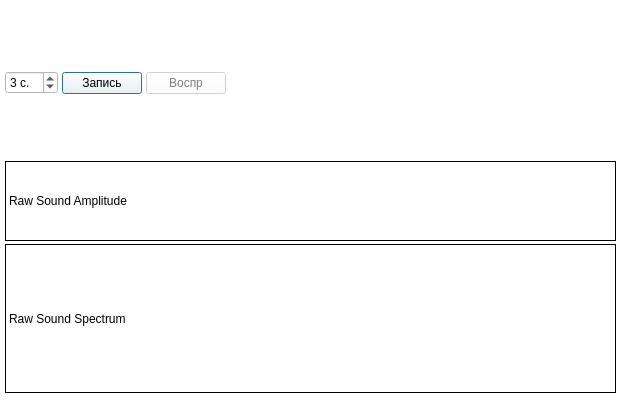
<?xml version="1.0" encoding="UTF-8"?>
<ui version="4.0">
 <class>MainWindow</class>
 <widget class="QMainWindow" name="MainWindow">
  <property name="geometry">
   <rect>
    <x>0</x>
    <y>0</y>
    <width>625</width>
    <height>402</height>
   </rect>
  </property>
  <property name="sizePolicy">
   <sizepolicy hsizetype="Preferred" vsizetype="Preferred">
    <horstretch>0</horstretch>
    <verstretch>0</verstretch>
   </sizepolicy>
  </property>
  <property name="windowTitle">
   <string>Фонема</string>
  </property>
  <property name="autoFillBackground">
   <bool>false</bool>
  </property>
  <widget class="QWidget" name="centralWidget">
   <property name="palette">
    <palette>
     <active>
      <colorrole role="WindowText">
       <brush brushstyle="SolidPattern">
        <color alpha="255">
         <red>0</red>
         <green>0</green>
         <blue>0</blue>
        </color>
       </brush>
      </colorrole>
      <colorrole role="Button">
       <brush brushstyle="SolidPattern">
        <color alpha="255">
         <red>255</red>
         <green>255</green>
         <blue>255</blue>
        </color>
       </brush>
      </colorrole>
      <colorrole role="Light">
       <brush brushstyle="SolidPattern">
        <color alpha="255">
         <red>255</red>
         <green>255</green>
         <blue>255</blue>
        </color>
       </brush>
      </colorrole>
      <colorrole role="Midlight">
       <brush brushstyle="SolidPattern">
        <color alpha="255">
         <red>255</red>
         <green>255</green>
         <blue>255</blue>
        </color>
       </brush>
      </colorrole>
      <colorrole role="Dark">
       <brush brushstyle="SolidPattern">
        <color alpha="255">
         <red>127</red>
         <green>127</green>
         <blue>127</blue>
        </color>
       </brush>
      </colorrole>
      <colorrole role="Mid">
       <brush brushstyle="SolidPattern">
        <color alpha="255">
         <red>170</red>
         <green>170</green>
         <blue>170</blue>
        </color>
       </brush>
      </colorrole>
      <colorrole role="Text">
       <brush brushstyle="SolidPattern">
        <color alpha="255">
         <red>0</red>
         <green>0</green>
         <blue>0</blue>
        </color>
       </brush>
      </colorrole>
      <colorrole role="BrightText">
       <brush brushstyle="SolidPattern">
        <color alpha="255">
         <red>255</red>
         <green>255</green>
         <blue>255</blue>
        </color>
       </brush>
      </colorrole>
      <colorrole role="ButtonText">
       <brush brushstyle="SolidPattern">
        <color alpha="255">
         <red>0</red>
         <green>0</green>
         <blue>0</blue>
        </color>
       </brush>
      </colorrole>
      <colorrole role="Base">
       <brush brushstyle="SolidPattern">
        <color alpha="255">
         <red>255</red>
         <green>255</green>
         <blue>255</blue>
        </color>
       </brush>
      </colorrole>
      <colorrole role="Window">
       <brush brushstyle="SolidPattern">
        <color alpha="255">
         <red>255</red>
         <green>255</green>
         <blue>255</blue>
        </color>
       </brush>
      </colorrole>
      <colorrole role="Shadow">
       <brush brushstyle="SolidPattern">
        <color alpha="255">
         <red>0</red>
         <green>0</green>
         <blue>0</blue>
        </color>
       </brush>
      </colorrole>
      <colorrole role="AlternateBase">
       <brush brushstyle="SolidPattern">
        <color alpha="255">
         <red>255</red>
         <green>255</green>
         <blue>255</blue>
        </color>
       </brush>
      </colorrole>
      <colorrole role="ToolTipBase">
       <brush brushstyle="SolidPattern">
        <color alpha="255">
         <red>255</red>
         <green>255</green>
         <blue>220</blue>
        </color>
       </brush>
      </colorrole>
      <colorrole role="ToolTipText">
       <brush brushstyle="SolidPattern">
        <color alpha="255">
         <red>0</red>
         <green>0</green>
         <blue>0</blue>
        </color>
       </brush>
      </colorrole>
     </active>
     <inactive>
      <colorrole role="WindowText">
       <brush brushstyle="SolidPattern">
        <color alpha="255">
         <red>0</red>
         <green>0</green>
         <blue>0</blue>
        </color>
       </brush>
      </colorrole>
      <colorrole role="Button">
       <brush brushstyle="SolidPattern">
        <color alpha="255">
         <red>255</red>
         <green>255</green>
         <blue>255</blue>
        </color>
       </brush>
      </colorrole>
      <colorrole role="Light">
       <brush brushstyle="SolidPattern">
        <color alpha="255">
         <red>255</red>
         <green>255</green>
         <blue>255</blue>
        </color>
       </brush>
      </colorrole>
      <colorrole role="Midlight">
       <brush brushstyle="SolidPattern">
        <color alpha="255">
         <red>255</red>
         <green>255</green>
         <blue>255</blue>
        </color>
       </brush>
      </colorrole>
      <colorrole role="Dark">
       <brush brushstyle="SolidPattern">
        <color alpha="255">
         <red>127</red>
         <green>127</green>
         <blue>127</blue>
        </color>
       </brush>
      </colorrole>
      <colorrole role="Mid">
       <brush brushstyle="SolidPattern">
        <color alpha="255">
         <red>170</red>
         <green>170</green>
         <blue>170</blue>
        </color>
       </brush>
      </colorrole>
      <colorrole role="Text">
       <brush brushstyle="SolidPattern">
        <color alpha="255">
         <red>0</red>
         <green>0</green>
         <blue>0</blue>
        </color>
       </brush>
      </colorrole>
      <colorrole role="BrightText">
       <brush brushstyle="SolidPattern">
        <color alpha="255">
         <red>255</red>
         <green>255</green>
         <blue>255</blue>
        </color>
       </brush>
      </colorrole>
      <colorrole role="ButtonText">
       <brush brushstyle="SolidPattern">
        <color alpha="255">
         <red>0</red>
         <green>0</green>
         <blue>0</blue>
        </color>
       </brush>
      </colorrole>
      <colorrole role="Base">
       <brush brushstyle="SolidPattern">
        <color alpha="255">
         <red>255</red>
         <green>255</green>
         <blue>255</blue>
        </color>
       </brush>
      </colorrole>
      <colorrole role="Window">
       <brush brushstyle="SolidPattern">
        <color alpha="255">
         <red>255</red>
         <green>255</green>
         <blue>255</blue>
        </color>
       </brush>
      </colorrole>
      <colorrole role="Shadow">
       <brush brushstyle="SolidPattern">
        <color alpha="255">
         <red>0</red>
         <green>0</green>
         <blue>0</blue>
        </color>
       </brush>
      </colorrole>
      <colorrole role="AlternateBase">
       <brush brushstyle="SolidPattern">
        <color alpha="255">
         <red>255</red>
         <green>255</green>
         <blue>255</blue>
        </color>
       </brush>
      </colorrole>
      <colorrole role="ToolTipBase">
       <brush brushstyle="SolidPattern">
        <color alpha="255">
         <red>255</red>
         <green>255</green>
         <blue>220</blue>
        </color>
       </brush>
      </colorrole>
      <colorrole role="ToolTipText">
       <brush brushstyle="SolidPattern">
        <color alpha="255">
         <red>0</red>
         <green>0</green>
         <blue>0</blue>
        </color>
       </brush>
      </colorrole>
     </inactive>
     <disabled>
      <colorrole role="WindowText">
       <brush brushstyle="SolidPattern">
        <color alpha="255">
         <red>127</red>
         <green>127</green>
         <blue>127</blue>
        </color>
       </brush>
      </colorrole>
      <colorrole role="Button">
       <brush brushstyle="SolidPattern">
        <color alpha="255">
         <red>255</red>
         <green>255</green>
         <blue>255</blue>
        </color>
       </brush>
      </colorrole>
      <colorrole role="Light">
       <brush brushstyle="SolidPattern">
        <color alpha="255">
         <red>255</red>
         <green>255</green>
         <blue>255</blue>
        </color>
       </brush>
      </colorrole>
      <colorrole role="Midlight">
       <brush brushstyle="SolidPattern">
        <color alpha="255">
         <red>255</red>
         <green>255</green>
         <blue>255</blue>
        </color>
       </brush>
      </colorrole>
      <colorrole role="Dark">
       <brush brushstyle="SolidPattern">
        <color alpha="255">
         <red>127</red>
         <green>127</green>
         <blue>127</blue>
        </color>
       </brush>
      </colorrole>
      <colorrole role="Mid">
       <brush brushstyle="SolidPattern">
        <color alpha="255">
         <red>170</red>
         <green>170</green>
         <blue>170</blue>
        </color>
       </brush>
      </colorrole>
      <colorrole role="Text">
       <brush brushstyle="SolidPattern">
        <color alpha="255">
         <red>127</red>
         <green>127</green>
         <blue>127</blue>
        </color>
       </brush>
      </colorrole>
      <colorrole role="BrightText">
       <brush brushstyle="SolidPattern">
        <color alpha="255">
         <red>255</red>
         <green>255</green>
         <blue>255</blue>
        </color>
       </brush>
      </colorrole>
      <colorrole role="ButtonText">
       <brush brushstyle="SolidPattern">
        <color alpha="255">
         <red>127</red>
         <green>127</green>
         <blue>127</blue>
        </color>
       </brush>
      </colorrole>
      <colorrole role="Base">
       <brush brushstyle="SolidPattern">
        <color alpha="255">
         <red>255</red>
         <green>255</green>
         <blue>255</blue>
        </color>
       </brush>
      </colorrole>
      <colorrole role="Window">
       <brush brushstyle="SolidPattern">
        <color alpha="255">
         <red>255</red>
         <green>255</green>
         <blue>255</blue>
        </color>
       </brush>
      </colorrole>
      <colorrole role="Shadow">
       <brush brushstyle="SolidPattern">
        <color alpha="255">
         <red>0</red>
         <green>0</green>
         <blue>0</blue>
        </color>
       </brush>
      </colorrole>
      <colorrole role="AlternateBase">
       <brush brushstyle="SolidPattern">
        <color alpha="255">
         <red>255</red>
         <green>255</green>
         <blue>255</blue>
        </color>
       </brush>
      </colorrole>
      <colorrole role="ToolTipBase">
       <brush brushstyle="SolidPattern">
        <color alpha="255">
         <red>255</red>
         <green>255</green>
         <blue>220</blue>
        </color>
       </brush>
      </colorrole>
      <colorrole role="ToolTipText">
       <brush brushstyle="SolidPattern">
        <color alpha="255">
         <red>0</red>
         <green>0</green>
         <blue>0</blue>
        </color>
       </brush>
      </colorrole>
     </disabled>
    </palette>
   </property>
   <property name="autoFillBackground">
    <bool>true</bool>
   </property>
   <widget class="QWidget" name="verticalLayoutWidget">
    <property name="geometry">
     <rect>
      <x>0</x>
      <y>-3</y>
      <width>621</width>
      <height>401</height>
     </rect>
    </property>
    <layout class="QVBoxLayout" name="mainLayout">
     <property name="spacing">
      <number>3</number>
     </property>
     <property name="sizeConstraint">
      <enum>QLayout::SetMaximumSize</enum>
     </property>
     <property name="leftMargin">
      <number>5</number>
     </property>
     <property name="rightMargin">
      <number>5</number>
     </property>
     <property name="bottomMargin">
      <number>5</number>
     </property>
     <item>
      <layout class="QHBoxLayout" name="controlsLayout">
       <property name="spacing">
        <number>4</number>
       </property>
       <property name="sizeConstraint">
        <enum>QLayout::SetMinimumSize</enum>
       </property>
       <item>
        <widget class="QSpinBox" name="boxDuration">
         <property name="sizePolicy">
          <sizepolicy hsizetype="Fixed" vsizetype="Fixed">
           <horstretch>0</horstretch>
           <verstretch>0</verstretch>
          </sizepolicy>
         </property>
         <property name="suffix">
          <string> с.</string>
         </property>
         <property name="minimum">
          <number>1</number>
         </property>
         <property name="maximum">
          <number>60</number>
         </property>
         <property name="value">
          <number>3</number>
         </property>
        </widget>
       </item>
       <item>
        <widget class="QPushButton" name="btnRecord">
         <property name="sizePolicy">
          <sizepolicy hsizetype="Fixed" vsizetype="Fixed">
           <horstretch>0</horstretch>
           <verstretch>0</verstretch>
          </sizepolicy>
         </property>
         <property name="autoFillBackground">
          <bool>false</bool>
         </property>
         <property name="text">
          <string>Запись</string>
         </property>
         <property name="default">
          <bool>true</bool>
         </property>
         <property name="flat">
          <bool>false</bool>
         </property>
        </widget>
       </item>
       <item>
        <widget class="QPushButton" name="btnPlay">
         <property name="enabled">
          <bool>false</bool>
         </property>
         <property name="sizePolicy">
          <sizepolicy hsizetype="Fixed" vsizetype="Fixed">
           <horstretch>0</horstretch>
           <verstretch>0</verstretch>
          </sizepolicy>
         </property>
         <property name="text">
          <string>Воспр</string>
         </property>
        </widget>
       </item>
       <item>
        <spacer name="horizontalSpacer">
         <property name="orientation">
          <enum>Qt::Horizontal</enum>
         </property>
         <property name="sizeHint" stdset="0">
          <size>
           <width>40</width>
           <height>20</height>
          </size>
         </property>
        </spacer>
       </item>
       <item>
        <widget class="QLabel" name="lblCalcTime">
         <property name="text">
          <string/>
         </property>
        </widget>
       </item>
      </layout>
     </item>
     <item>
      <widget class="QLabel" name="lblRawAmplitude">
       <property name="sizePolicy">
        <sizepolicy hsizetype="Expanding" vsizetype="Preferred">
         <horstretch>0</horstretch>
         <verstretch>0</verstretch>
        </sizepolicy>
       </property>
       <property name="maximumSize">
        <size>
         <width>16777215</width>
         <height>80</height>
        </size>
       </property>
       <property name="frameShape">
        <enum>QFrame::Box</enum>
       </property>
       <property name="frameShadow">
        <enum>QFrame::Plain</enum>
       </property>
       <property name="lineWidth">
        <number>1</number>
       </property>
       <property name="text">
        <string>Raw Sound Amplitude</string>
       </property>
      </widget>
     </item>
     <item>
      <widget class="QLabel" name="lblRawSpectrum">
       <property name="sizePolicy">
        <sizepolicy hsizetype="Expanding" vsizetype="Preferred">
         <horstretch>0</horstretch>
         <verstretch>0</verstretch>
        </sizepolicy>
       </property>
       <property name="maximumSize">
        <size>
         <width>16777215</width>
         <height>16777215</height>
        </size>
       </property>
       <property name="frameShape">
        <enum>QFrame::Box</enum>
       </property>
       <property name="text">
        <string>Raw Sound Spectrum</string>
       </property>
      </widget>
     </item>
    </layout>
   </widget>
  </widget>
 </widget>
 <layoutdefault spacing="6" margin="11"/>
 <resources/>
 <connections/>
</ui>
